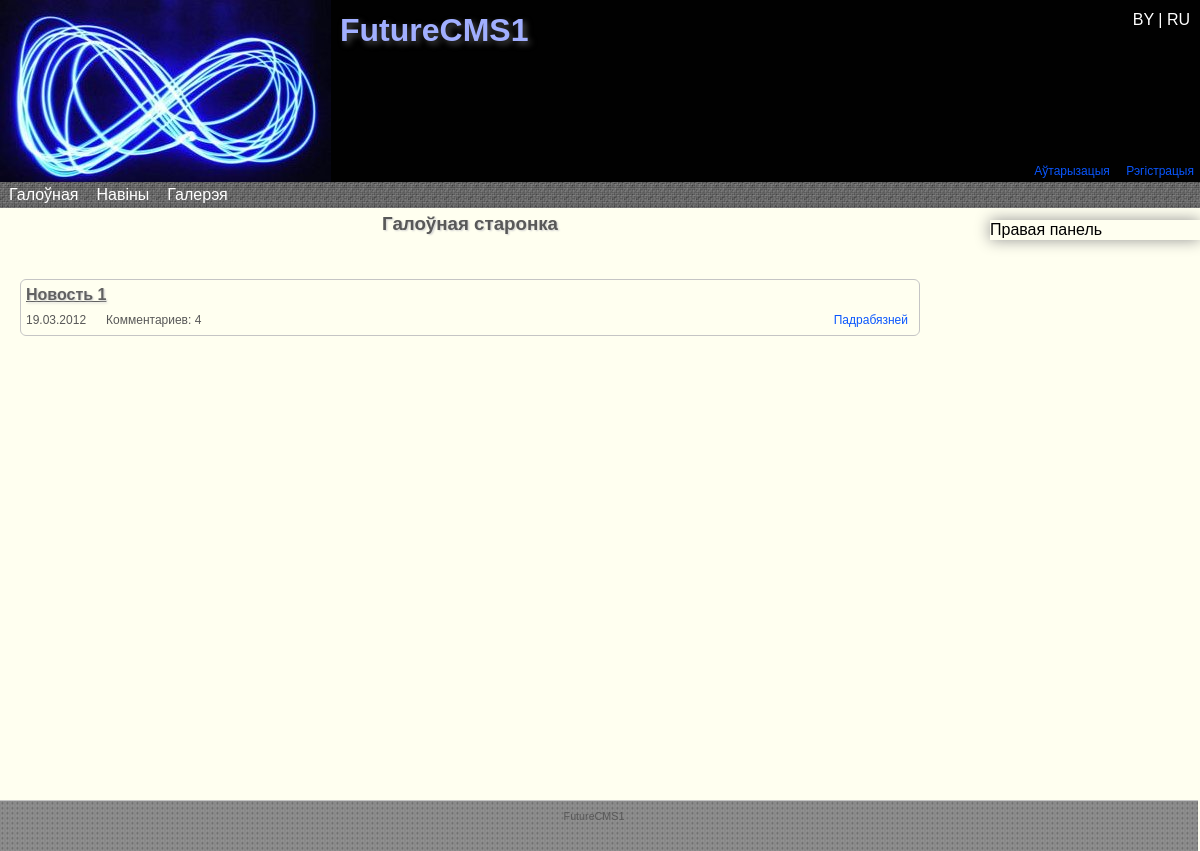
Before: / with the older database file.
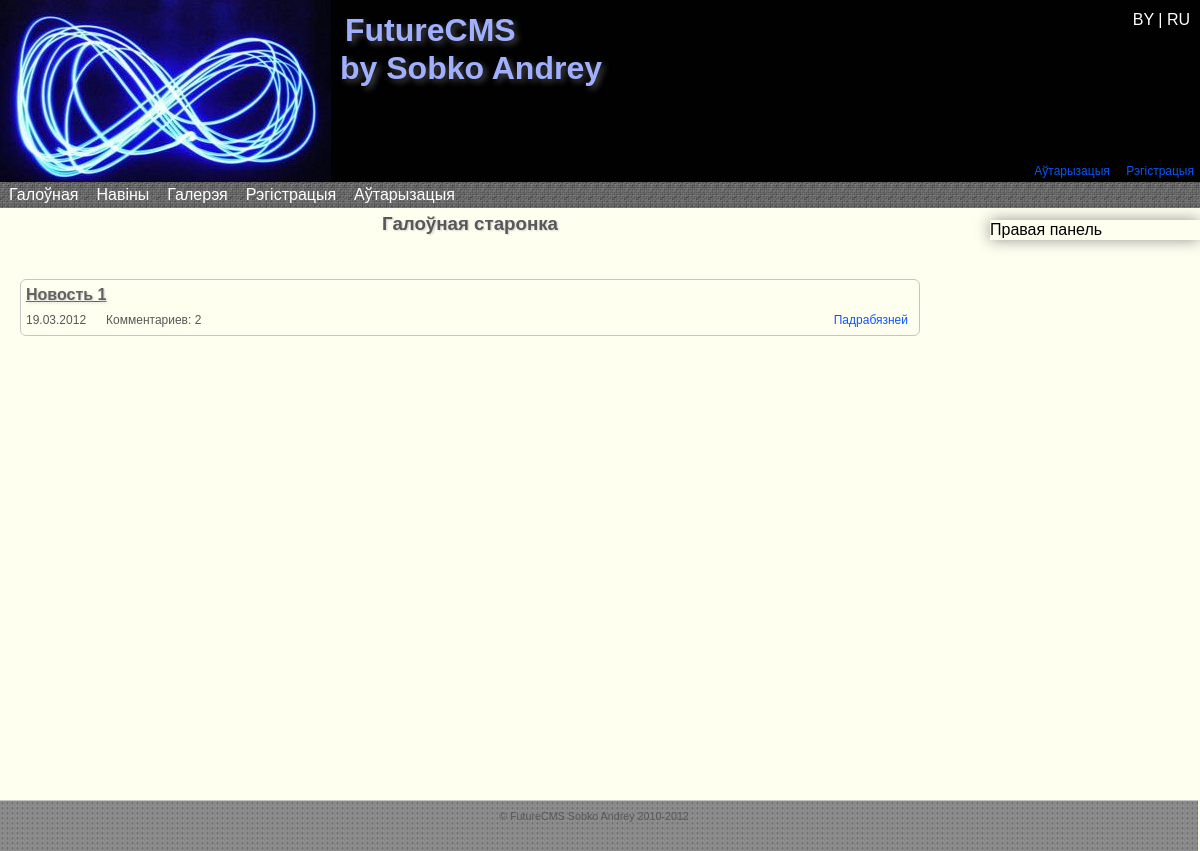
After: the same page with the newer database file.
### tables this page shows
CREATE TABLE IF NOT EXISTS `menu` (
  `id` int(11) NOT NULL AUTO_INCREMENT,
  `num` int(11) NOT NULL,
  `lang1` varchar(50) NOT NULL,
  `lang2` varchar(50) NOT NULL,
  `link` text NOT NULL,
  `published` int(11) NOT NULL DEFAULT '0',
  `in` int(2) NOT NULL DEFAULT '0',
  PRIMARY KEY (`id`)
);

CREATE TABLE IF NOT EXISTS `news` (
  `id` int(11) NOT NULL AUTO_INCREMENT,
  `caption_lang1` varchar(200) NOT NULL,
  `caption_lang2` varchar(200) NOT NULL,
  `text_lang1` text NOT NULL,
  `text_lang2` text NOT NULL,
  `date` datetime NOT NULL,
  PRIMARY KEY (`id`)
);

CREATE TABLE IF NOT EXISTS `page` (
  `id` int(11) NOT NULL AUTO_INCREMENT,
  `lang1` varchar(150) NOT NULL,
  `lang2` varchar(150) NOT NULL,
  `link` varchar(200) NOT NULL,
  `text_lang1` longtext NOT NULL,
  `text_lang2` longtext NOT NULL,
  `in_menu` int(11) NOT NULL DEFAULT '0',
  PRIMARY KEY (`id`)
);

CREATE TABLE IF NOT EXISTS `settings` (
  `id` int(11) NOT NULL AUTO_INCREMENT,
  `siteName` varchar(300) NOT NULL,
  `siteHeader` varchar(300) NOT NULL,
  `siteFooter` varchar(300) NOT NULL,
  `metaTitle` varchar(300) NOT NULL,
  `metaKeywords` varchar(300) NOT NULL,
  `metaDescription` varchar(300) NOT NULL,
  `metaCharset` varchar(300) NOT NULL,
  PRIMARY KEY (`id`)
);

### core/config.php (called while the page is built, shortened)
<?php
include 'classes/base.class.php';
$db = new DataBase('localhost','root','root');
$db->SelectDataBase('future_cms');
$sql="SELECT `id`,`siteName`,`siteHeader`,`siteFooter`,`metaTitle`,`metaKeywords`,`metaDescription`,`metaCharset` FROM `settings`";
$res=$db->query($sql);
while ($row = mysql_fetch_array($res)){
	$site['lang'.$row['id']]=array(
			'name'=>$row['siteName'],
			'header'=>$row['siteHeader'],
			'footer'=>$row['siteFooter']
		);
}
$site['version']='12.13.5';
?>

### index.php (the view, shortened to what the changed rows need)
<?php session_start();
include "core/config.php";
if ($_SESSION['lang']=='lang2'){ $lang='lang2'; }
else { $lang='lang1'; }
$link='index.php';
$header=$site[$lang]['header'];
$footer=$site[$lang]['footer'];
$word=$db->WordsTranslate($lang);
?>
<!DOCTYPE html PUBLIC "-//W3C//DTD XHTML 1.0 Strict//EN" "http://www.w3.org/TR/xhtml1/DTD/xhtml1-strict.dtd">
<html xmlns="http://www.w3.org/1999/xhtml">
<head>
    <link rel="stylesheet" href="design/style_main.css" type="text/css" media="screen, projection" />
	<link rel="stylesheet" href="design/droppy.css" type="text/css" media="screen, projection" />
    <link rel="stylesheet" href="design/form_err.css" type="text/css" media="screen, projection" />
</head>
<body>
<div id="wrapper">
    <div id="header" align="left" class="head_grad">
        <div id="symbol">
            <a href="index.php"><img src="design/symbol.png" class="iePNG"/></a>
        </div>
		<div id="lang">
            <a href="core/lang1.php"> BY </a>|<a href="core/lang2.php"> RU </a>
        </div>
        <br /><h1><?php echo $header;?></h1><br />
        <div id="user">
			<?php
				if ($_SESSION['login']==NULL){
					echo '<a href="/Avtorizatsiya.php" id="ln">'.$word[1].'</a>
						<a href="/Registratsiya.php">'.$word[2].'</a>';
                }
                else{
					echo '<a href="core/logout.php"> '.$word[4].' ['.$_SESSION['login'].']</a>';
                }
           ?>
         </div>
    </div>
    <div id="middle">
        <div id="menu" class="menu_grad">
            <ul id="nav">
			<?php $db->MenuRead($lang);?>
			</ul>
        </div>
        <div id="container">
            <div id="content">
                <?php echo '<h3>'.$name.'</h3>';
                $db->TextRead($link, $lang);
                $db->ReadNews('',$lang);
                ?>
            </div>
        </div>
        <?php include 'core/sideRight.php';?>
    </div>
</div>
<div id="footer" align="center" class="footer_grad ">
    <?php
		echo $footer;
    ?>
</div>
</body>
</html>

### core/classes/base.class.php (shortened to what the changed rows need)
<?php
class DataBase{
    private $host= '';
    private $user= '';
    private $pass= '';
    private $connection;
    public function __construct($host="",$user="",$pass=""){
        $this->host = $host;
        $this->user = $user;
        $this->pass = $pass;
    }
    public function connect(){
		$this->connection = mysql_connect($this->host,$this->user,$this->pass) or die("could not connect to DB");
        return $this->connection;
    }
	public static function query($sql){
		$res=mysql_query($sql) or die(mysql_error());
		return $res;
    }
    public function ReadNews($col='',$lang){
    	if($this->connection){
			$sql="SELECT	`id`,
							`caption_".$lang."`,
							`text_".$lang."`,
							DATE_FORMAT(date,'%d.%m.%Y') AS date
				FROM `news` ORDER BY `id` DESC;";
			$result = self::query($sql);
			while ($row = mysql_fetch_array($result, MYSQL_BOTH)){
				$sql2="SELECT COUNT(`id`) as count FROM `news_comments` WHERE `news_id`=".$row['id'];
				$res = self::query($sql2);
				while ($row2 = mysql_fetch_array($res, MYSQL_BOTH)){
					$count=$row2['count'];
				}
				$caption=$row['caption_'.$lang];
				$mor['lang1']='Падрабязней';
				$mor['lang2']='Подробней';
				echo '<div class="news">
				<a href="read_news.php?id='.$row['id'].'"><h4 class="news_caption">'.$caption.'</h4></a>
				<span class="news_date">'.$row['date'].'</span>
				<span class="news_num_comments">Комментариев: '.$count.'</span>
				<span class="news_read"><a href="read_news.php?id='.$row['id'].'">'.$mor[$lang].'</a></span><br />
				</div>';
			}
    	}
    }
    public function MenuRead($lang,$dir=''){
		if($this->connection){
			$sql="SELECT `id`,`num`,`link`,`".$lang."`,`in` FROM `menu` WHERE `published`='1' ORDER BY `num`;";
            $result = self::query($sql);
			while ($row = mysql_fetch_array($result, MYSQL_BOTH)){
				$menu[$row['num']]=array(
						'id'=>$row['id'],
						'in'=>$row['in'],
						'name'=>$row[$lang],
						'link'=>$row['link']
						);
			}
			foreach($menu as $val){
					if ($val['in']==0){
						echo '<li><a href="'.$val['link'].'">'.$val['name'].'</a>';
						echo '<ul>';
						echo '</ul></li>';
					}
				}
        }
    }
}
?>

### core/sideRight.php
<?php
$sql="SELECT `text_".$lang."` FROM `page` WHERE `link`='RightSideBar'";
$result = $db->query($sql);
while ($row = mysql_fetch_array($result)){
	echo $row[0];
}
?>

Changed rows visible on the page:
now on this page (row edited): settings: siteHeader "FutureCMS by Sobko Andrey", siteFooter "© FutureCMS Sobko Andrey 2010-2012"
now on this page (row edited): menu: lang1 "Рэгістрацыя"
now on this page (row edited): menu: lang1 "Аўтарызацыя"
computed for news "Новость 1": count "4" → "2"
Other visible differences:
$header: "FutureCMS1" → (not shown)
$footer: "FutureCMS1" → (not shown)
